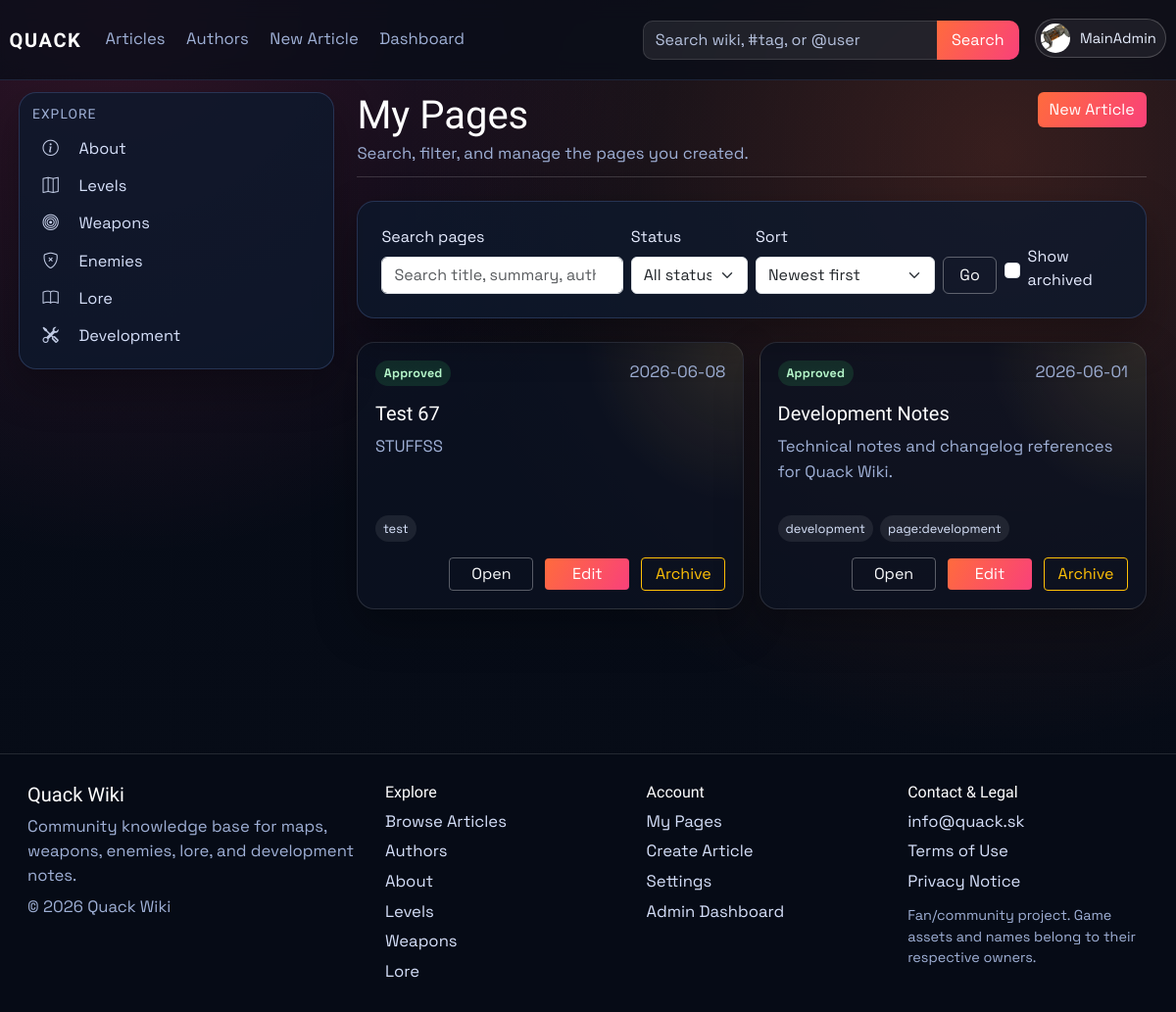
The app's page /my-pages (signed in) with its own data.
### models.py (models this page shows, shortened)
class User(db.Model, UserMixin):
    id = db.Column(db.Integer, primary_key=True)
    username = db.Column(db.String(120), unique=True, nullable=False)
    email = db.Column(db.String(120), unique=True, nullable=False)
    password_hash = db.Column(db.String(128), nullable=False)
    profile_image_url = db.Column(db.String(120), nullable=True)
    public_display_name = db.Column(db.String(80), nullable=True)
    public_bio = db.Column(db.Text, nullable=True)
    created_at = db.Column(db.DateTime, default=datetime.utcnow)
    role = db.Column(db.String(30), default='user')
    is_archived = db.Column(db.Boolean, default=False, nullable=False)
    archived_at = db.Column(db.DateTime, nullable=True)

class Article(db.Model):
    id = db.Column(db.Integer, primary_key=True)
    title = db.Column(db.String(120), unique=True, nullable=False)
    author = db.Column(db.String(120), nullable=False)
    created_at = db.Column(db.DateTime, default=datetime.utcnow)
    image_url = db.Column(db.String(120), default='default.png')
    summary = db.Column(db.Text)
    content = db.Column(db.Text, nullable=False)
    infobox_data = db.Column(db.Text, nullable=True)
    tags = db.Column(db.JSON, default=list)
    status = db.Column(db.String(20), default='pending', nullable=False)
    approved_by = db.Column(db.String(120), nullable=True)
    approved_at = db.Column(db.DateTime, nullable=True)
    is_archived = db.Column(db.Boolean, default=False, nullable=False)
    archived_at = db.Column(db.DateTime, nullable=True)

### main.py (the view)
@app.route('/my-pages')
@login_required
def my_pages():
    search = (request.args.get('q') or '').strip()
    status_filter = (request.args.get('status') or 'all').strip().lower()
    show_archived = request.args.get('show_archived') == '1'
    sort = (request.args.get('sort') or 'newest').strip().lower()
    query = Article.query.filter_by(author=current_user.username)
    if not show_archived:
        query = query.filter(Article.is_archived.is_(False))
    if status_filter in {'pending', 'approved', 'declined'}:
        query = query.filter(Article.status == status_filter)
    sort_map = {
        'newest': Article.created_at.desc(),
        'oldest': Article.created_at.asc(),
        'title_az': Article.title.asc(),
        'title_za': Article.title.desc(),
        'status_az': Article.status.asc(),
        'status_za': Article.status.desc(),
    }
    user_articles = query.order_by(sort_map.get(sort, Article.created_at.desc())).all()
    if search:
        user_articles = [article_obj for article_obj in user_articles if article_matches_search(article_obj, search)]
    article_links = {article_obj.id: article_public_url(article_obj) for article_obj in user_articles}
    return render_template(
        'my_pages.html',
        user_articles=user_articles,
        article_links=article_links,
        search=search,
        status_filter=status_filter,
        show_archived=show_archived,
        sort=sort,
    )

### main.py (called while the page is built)
def get_site_settings():
    settings = SiteSettings.query.get(1)
    if not settings:
        settings = SiteSettings(id=1)
        db.session.add(settings)
        db.session.commit()
    return settings

@app.context_processor
def inject_site_settings():
    pending_counts = {'pending_articles': 0, 'pending_updates': 0}
    if current_user.is_authenticated and current_user.role in ['admin', 'writer']:
        pending_counts = {
            'pending_articles': Article.query.filter(
                Article.is_archived.is_(False),
                func.lower(func.trim(Article.status)) == 'pending',
            ).count(),
            'pending_updates': ArticleRevision.query.filter_by(status='pending').count(),
        }
    return {'site_settings': get_site_settings(), 'dashboard_pending_counts': pending_counts}

@login_manager.user_loader
def load_user(user_id):
    user = User.query.get(int(user_id))
    if user and user.is_archived:
        return None
    return user

def article_public_url(article_obj: Article) -> str:
    if article_has_tag(article_obj, static_page_tag('about-us')):
        return url_for('about')
    return url_for('article', article_title=article_obj.title)

def static_page_tag(page_key: str) -> str:
    return f"page:{page_key.strip().lower()}"

def article_has_tag(article_obj: Article, tag_name: str) -> bool:
    wanted = tag_name.strip().lower()
    return any(str(tag).strip().lower() == wanted for tag in (article_obj.tags or []))

### templates/my_pages.html (shortened to what this page needs)
{% extends "_base.html" %}
{% block content %}
<div class="container-fluid px-0">
    <header class="article-header mb-4">
        <div class="d-flex flex-column flex-lg-row justify-content-between gap-3">
            <div>
                <h1 class="article-title">My Pages</h1>
                <p class="article-meta mb-0">Search, filter, and manage the pages you created.</p>
            </div>
            <a class="btn btn-brand align-self-lg-start" href="{{ url_for('create_article') }}">New Article</a>
        </div>
    </header>
    <section class="card p-3 p-lg-4 mb-4">
        <form method="GET" action="{{ url_for('my_pages') }}" class="row g-2 align-items-end" id="myPagesFilterForm">
            <div class="col-lg-4">
                <label class="form-label" for="myPagesSearch">Search pages</label>
                <input class="form-control" type="search" name="q" value="{{ search }}" placeholder="Search title, summary, author, or tag" id="myPagesSearch">
            </div>
            <div class="col-sm-6 col-lg-2">
                <label class="form-label" for="myPagesStatus">Status</label>
                <select class="form-select" name="status" id="myPagesStatus" onchange="this.form.submit()">
                    <option value="all" {% if status_filter == 'all' %}selected{% endif %}>All statuses</option>
                </select>
            </div>
            <div class="col-sm-6 col-lg-3">
                <label class="form-label" for="myPagesSort">Sort</label>
                <select class="form-select" name="sort" id="myPagesSort" onchange="this.form.submit()">
                    <option value="newest" {% if sort == 'newest' %}selected{% endif %}>Newest first</option>
                </select>
            </div>
            <div class="col-sm-4 col-lg-1">
                <button class="btn btn-outline-light w-100" type="submit">Go</button>
            </div>
            <div class="col-sm-8 col-lg-2">
                <div class="form-check my-pages-archive-check">
                    <input class="form-check-input" type="checkbox" value="1" id="showArchivedArticles" name="show_archived" onchange="this.form.submit()" {% if show_archived %}checked{% endif %}>
                    <label class="form-check-label" for="showArchivedArticles">Show archived</label>
                </div>
            </div>
        </form>
    </section>
    <section class="my-pages-grid">
        {% for article in user_articles %}
        <article class="my-page-card">
            <div class="my-page-card-top">
                <div class="d-flex gap-2 flex-wrap">
                    <span class="my-page-status my-page-status-{{ article.status }}">{{ article.status|capitalize }}</span>
                </div>
                <span class="article-meta">{{ article.created_at.strftime('%Y-%m-%d') if article.created_at else 'Unknown date' }}</span>
            </div>
            <h3 class="my-page-title">{{ article.title }}</h3>
            <p class="my-page-summary">{{ article.summary or "No summary available yet." }}</p>
            {% if article.tags %}
            <div class="my-page-tags">
                {% for tag in article.tags[:5] %}
                <span>{{ tag }}</span>
                {% endfor %}
            </div>
            {% endif %}
            <div class="my-page-actions">
                {% if article.is_archived %}
                <button class="btn btn-outline-secondary btn-sm" type="button" disabled>Archived</button>
                {% elif article.status == 'approved' %}
                <a class="btn btn-outline-light btn-sm" href="{{ article_links[article.id] }}">Open</a>
                {% else %}
                <button class="btn btn-outline-secondary btn-sm" type="button" disabled>Not public</button>
                {% endif %}
                {% if not article.is_archived %}
                <a class="btn btn-brand btn-sm" href="{{ url_for('edit_article', article_id=article.id) }}">Edit</a>
                {% endif %}
                <form method="POST" action="{{ url_for('archive_own_article', article_id=article.id) }}">
                    <button class="btn btn-outline-warning btn-sm" type="submit">
                        {% if article.is_archived %}Restore{% else %}Archive{% endif %}
                    </button>
                </form>
            </div>
        </article>
        {% else %}
        <div class="card p-4 my-pages-empty">
            <h4 class="mb-2">No pages found</h4>
            <p class="text-muted mb-3">Try a different search/filter, or create your first article.</p>
            <a class="btn btn-brand align-self-start" href="{{ url_for('create_article') }}">Create Article</a>
        </div>
        {% endfor %}
    </section>
</div>
{% endblock %}

### templates/partials/navbar.html (shortened to what this page needs)
<nav class="navbar navbar-expand-lg main-nav">
    <div class="container-fluid nav-wrap">
        <a class="navbar-brand brand-mark" href="{{ url_for('index') }}">QUACK</a>
        <div class="collapse navbar-collapse" id="navbarNav">
            <ul class="navbar-nav me-auto nav-links">
                <li class="nav-item"><a class="nav-link" href="{{ url_for('articles') }}">Articles</a></li>
                <li class="nav-item"><a class="nav-link" href="{{ url_for('authors') }}">Authors</a></li>
                <li class="nav-item"><a class="nav-link" href="{{ url_for('create_article') }}">New Article</a></li>
                {% if current_user.is_authenticated and current_user.role == "admin" %}
                <li class="nav-item"><a class="nav-link" href="{{ url_for('dashboard_users') }}">Dashboard</a></li>
                {% elif current_user.is_authenticated and current_user.role == "writer" %}
                <li class="nav-item"><a class="nav-link" href="{{ url_for('dashboard_articles') }}">Dashboard</a></li>
                {% endif %}
            </ul>
            <ul class="navbar-nav ms-auto align-items-lg-center nav-tools">
                <li class="nav-item nav-search-wrap">
                    <form class="nav-search" method="GET" action="{{ url_for('site_search') }}">
                        {% set nav_query = request.args.get('q', '') %}
                        {% if request.endpoint == 'authors' and request.args.get('all') == '1' and nav_query %}
                            {% set nav_query = '@' ~ nav_query %}
                        {% elif request.endpoint not in ['articles', 'authors'] %}
                            {% set nav_query = '' %}
                        {% endif %}
                        <input class="form-control" type="search" name="q" value="{{ nav_query }}" placeholder="Search wiki, #tag, or @user">
                        <button class="btn btn-brand" type="submit">Search</button>
                    </form>
                </li>
                {% if current_user.is_authenticated %}
                <li class="nav-item dropdown ms-lg-3">
                    <a class="profile-trigger" href="#" role="button" data-bs-toggle="dropdown" aria-expanded="false">
                        {% if current_user.profile_image_url %}
                        <img class="profile-avatar profile-avatar-img" src="{{ url_for('static', filename='img/' ~ current_user.profile_image_url) }}" alt="{{ current_user.username }} profile picture">
                        {% else %}
                        <span class="profile-avatar">{{ current_user.username[0]|upper }}</span>
                        {% endif %}
                        <span class="profile-name">{{ current_user.username }}</span>
                    </a>
                </li>
                {% else %}
                <li class="nav-item ms-lg-3">
                    <a class="btn btn-outline-light nav-login-btn" href="{{ url_for('login') }}">Login</a>
                </li>
                {% endif %}
            </ul>
        </div>
    </div>
</nav>

### records on screen
User: profile_image_url (picture), username "MainAdmin"
Article: status "Approved", created_at "2026-06-08", title "Test 67", summary "STUFFSS", 5 "test", is_archived "Archive"
Article: status "Approved", created_at "2026-06-01", title "Development Notes", summary "Technical notes and changelog references for Quack Wiki.", 5 "development" "page:development", is_archived "Archive"

### other values on screen
{{ label }} "About Levels Weapons Enemies Lore Development About Levels Weapons Lore"
